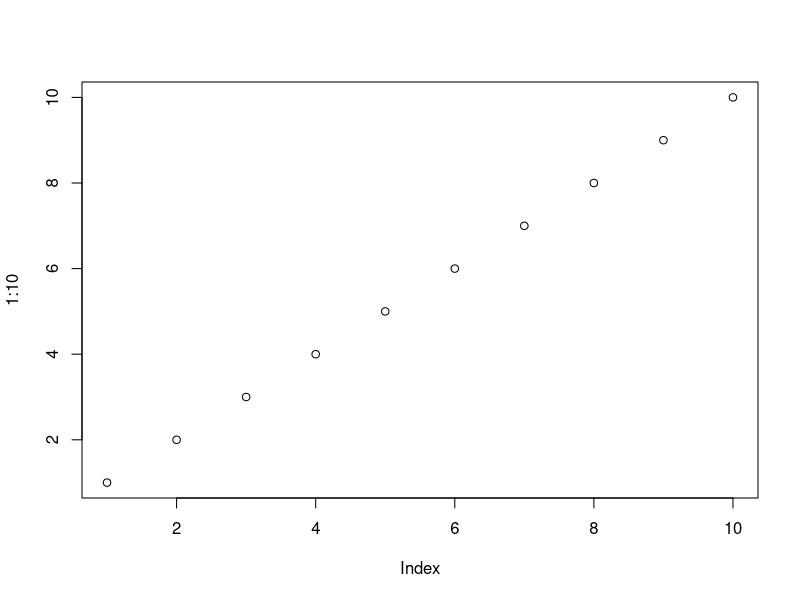
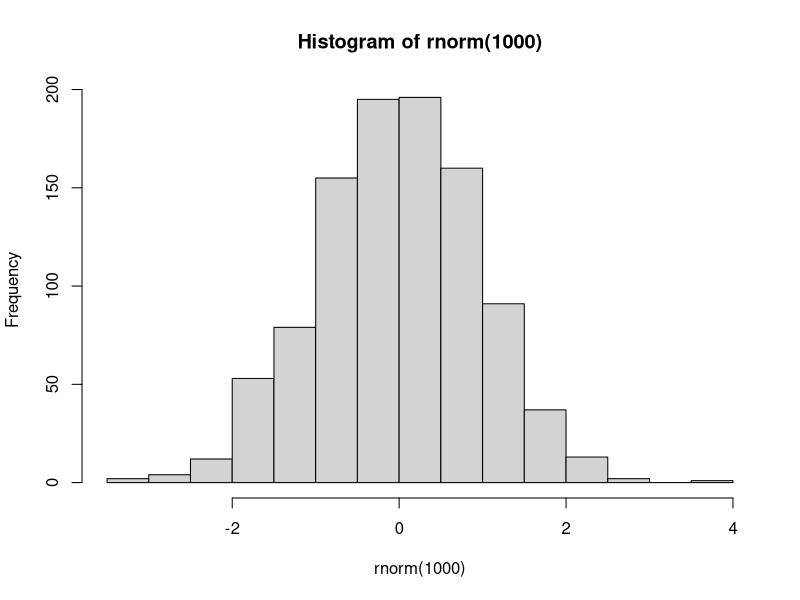

Write R code to recreate these figures, in order.
## ---- chunk 1
1 + 1

.4 - .7 + .3 # what? it is not zero!
## ---- chunk 2
plot(1:10)

hist(rnorm(1000))
## ---- chunk 3
    strsplit('hello indented world', ' ')[[1]]
